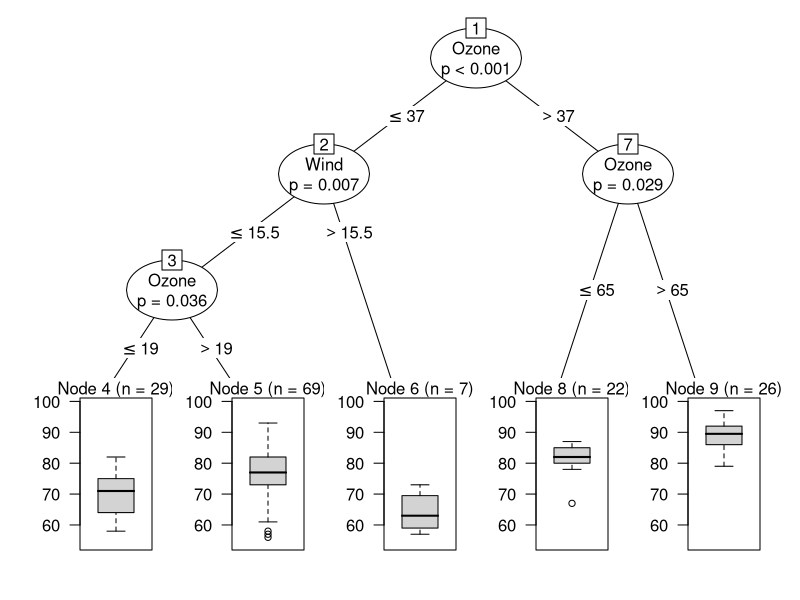
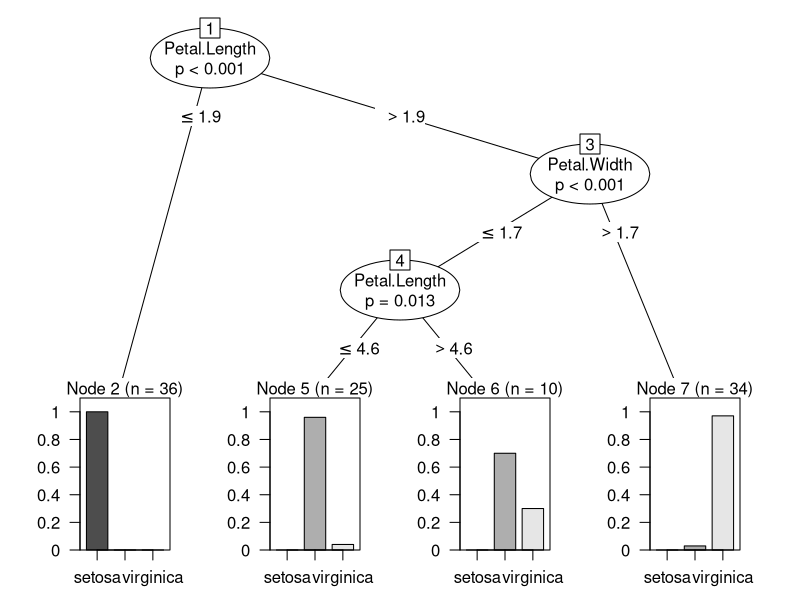

The R script that drew these images, in order:
#분류분석 모델 중 Decision Tree(의사결정나무)

install.packages('party')
library(party)

airquality #뉴욕의  대기질에 대한 관련된 데이터 집합
str(airquality)
dim(airquality) #153   6
#온도(종속변수)에 영향을 미치는 변수(독립변수)를 설정하고 분류 모델
airmodel <- ctree(Temp ~  Solar.R+ Ozone + Wind, data = airquality)
airmodel

plot(airmodel)

#------------ iris dataset (꽃의 종류별로 분류 : 3가지)-----------------------------------
head(iris)
# train/ test
set.seed(123)
idx <- sample(1:nrow(iris), nrow(iris)*0.7)
train <- iris[idx, ]
test <- iris[-idx, ]

formula <- Species ~ .
irismodel <- ctree(formula = formula, data =train)
irismodel # 중요변수는 Petal.Length, Petal.width

plot(irismodel)

# 예측
pred <- predict(irismodel, test)
pred

t <- table(pred, test$Species)
t
sum(diag(t))/ nrow(test) #0.977778

#분류정확도 계산 함수
install.packages("caret")
library(caret)

confusionMatrix(pred, test$Species) # Accuracy : 0.9778

#새값으로 예측
head(iris, 1)
newdf <- iris[1,]
newdf
newdf$Sepal.Length <- 7
newdf$Sepal.Width <- 8
newdf$Petal.Length <- 7
newdf$Petal.Width <- 8
newdf
predict(irismodel, newdf)
